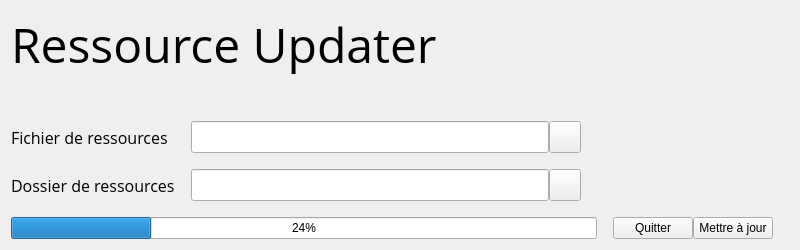
<?xml version="1.0" encoding="UTF-8"?>
<ui version="4.0">
 <class>Window</class>
 <widget class="QMainWindow" name="Window">
  <property name="geometry">
   <rect>
    <x>0</x>
    <y>0</y>
    <width>800</width>
    <height>250</height>
   </rect>
  </property>
  <property name="minimumSize">
   <size>
    <width>800</width>
    <height>250</height>
   </size>
  </property>
  <property name="maximumSize">
   <size>
    <width>800</width>
    <height>250</height>
   </size>
  </property>
  <property name="windowTitle">
   <string>Window</string>
  </property>
  <widget class="QWidget" name="centralWidget">
   <property name="minimumSize">
    <size>
     <width>500</width>
     <height>200</height>
    </size>
   </property>
   <property name="maximumSize">
    <size>
     <width>800</width>
     <height>350</height>
    </size>
   </property>
   <layout class="QGridLayout" name="gridLayout">
    <property name="spacing">
     <number>16</number>
    </property>
    <item row="2" column="0">
     <widget class="QLabel" name="label_2">
      <property name="font">
       <font>
        <family>Open Sans</family>
        <pointsize>12</pointsize>
       </font>
      </property>
      <property name="text">
       <string>Fichier de ressources</string>
      </property>
     </widget>
    </item>
    <item row="3" column="0">
     <widget class="QLabel" name="label_3">
      <property name="font">
       <font>
        <family>Open Sans</family>
        <pointsize>12</pointsize>
       </font>
      </property>
      <property name="text">
       <string>Dossier de ressources</string>
      </property>
     </widget>
    </item>
    <item row="4" column="0" colspan="3">
     <widget class="QProgressBar" name="progressBar">
      <property name="value">
       <number>24</number>
      </property>
     </widget>
    </item>
    <item row="4" column="3">
     <widget class="QWidget" name="button_zone" native="true">
      <layout class="QHBoxLayout" name="horizontalLayout">
       <property name="spacing">
        <number>0</number>
       </property>
       <property name="leftMargin">
        <number>0</number>
       </property>
       <property name="topMargin">
        <number>0</number>
       </property>
       <property name="rightMargin">
        <number>0</number>
       </property>
       <property name="bottomMargin">
        <number>0</number>
       </property>
       <item>
        <widget class="QPushButton" name="exitButton">
         <property name="text">
          <string>Quitter</string>
         </property>
        </widget>
       </item>
       <item>
        <widget class="QPushButton" name="updateButton">
         <property name="text">
          <string>Mettre à jour</string>
         </property>
        </widget>
       </item>
      </layout>
     </widget>
    </item>
    <item row="0" column="3" rowspan="4" colspan="2">
     <widget class="QWidget" name="icon" native="true">
      <property name="minimumSize">
       <size>
        <width>150</width>
        <height>150</height>
       </size>
      </property>
      <property name="maximumSize">
       <size>
        <width>150</width>
        <height>150</height>
       </size>
      </property>
     </widget>
    </item>
    <item row="3" column="1">
     <widget class="QWidget" name="widget_3" native="true">
      <layout class="QHBoxLayout" name="horizontalLayout_3">
       <property name="spacing">
        <number>0</number>
       </property>
       <property name="leftMargin">
        <number>0</number>
       </property>
       <property name="topMargin">
        <number>0</number>
       </property>
       <property name="rightMargin">
        <number>0</number>
       </property>
       <property name="bottomMargin">
        <number>0</number>
       </property>
       <item>
        <widget class="QLineEdit" name="rscDirLine">
         <property name="maximumSize">
          <size>
           <width>16777215</width>
           <height>32</height>
          </size>
         </property>
        </widget>
       </item>
       <item>
        <widget class="QPushButton" name="rscDirSearchButton">
         <property name="minimumSize">
          <size>
           <width>32</width>
           <height>32</height>
          </size>
         </property>
         <property name="maximumSize">
          <size>
           <width>32</width>
           <height>32</height>
          </size>
         </property>
         <property name="text">
          <string/>
         </property>
         <property name="icon">
          <iconset resource="ressource.qrc">
           <normaloff>:/icon/magnifier</normaloff>:/icon/magnifier</iconset>
         </property>
        </widget>
       </item>
      </layout>
     </widget>
    </item>
    <item row="2" column="1">
     <widget class="QWidget" name="widget_2" native="true">
      <layout class="QHBoxLayout" name="horizontalLayout_2">
       <property name="spacing">
        <number>0</number>
       </property>
       <property name="leftMargin">
        <number>0</number>
       </property>
       <property name="topMargin">
        <number>0</number>
       </property>
       <property name="rightMargin">
        <number>0</number>
       </property>
       <property name="bottomMargin">
        <number>0</number>
       </property>
       <item>
        <widget class="QLineEdit" name="rscFileLine">
         <property name="minimumSize">
          <size>
           <width>0</width>
           <height>32</height>
          </size>
         </property>
         <property name="maximumSize">
          <size>
           <width>16777215</width>
           <height>32</height>
          </size>
         </property>
        </widget>
       </item>
       <item>
        <widget class="QPushButton" name="rscFileSearchButton">
         <property name="minimumSize">
          <size>
           <width>32</width>
           <height>32</height>
          </size>
         </property>
         <property name="maximumSize">
          <size>
           <width>32</width>
           <height>32</height>
          </size>
         </property>
         <property name="text">
          <string/>
         </property>
         <property name="icon">
          <iconset resource="ressource.qrc">
           <normaloff>:/icon/magnifier</normaloff>:/icon/magnifier</iconset>
         </property>
        </widget>
       </item>
      </layout>
     </widget>
    </item>
    <item row="0" column="0" colspan="3">
     <widget class="QLabel" name="title">
      <property name="font">
       <font>
        <family>Open Sans</family>
        <pointsize>36</pointsize>
       </font>
      </property>
      <property name="text">
       <string>Ressource Updater</string>
      </property>
     </widget>
    </item>
   </layout>
  </widget>
 </widget>
 <layoutdefault spacing="6" margin="11"/>
 <resources>
  <include location="ressource.qrc"/>
 </resources>
 <connections/>
</ui>
